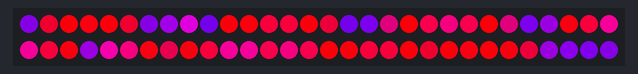
Simulated run of this sketch. Board: Arduino Uno, built with avr-gcc and run on an emulated ATmega328P. Parts: 60 RGB LEDs in strip order, left to right, continuing on the next row.

Above: at 0.15 s.
At 7.99 s:
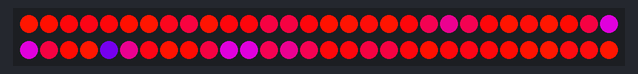
At 11.61 s:
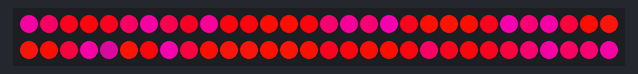
At 18.54 s:
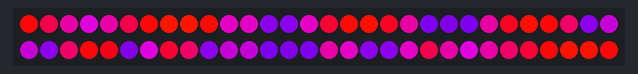
At 27.28 s:
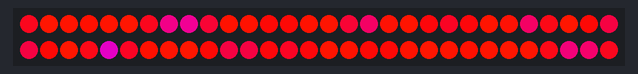
At 38.44 s:
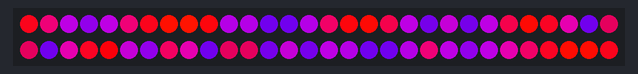

The sketch:

bloqs_panels_dumb.ino
```cpp
#include <Adafruit_NeoPixel.h>
//#define LED_LAYOUT_SMALL_CIRCLE 1
//#define LED_LAYOUT_LARGE_CIRCLE 1
//#define LED_LAYOUT_TINY_HEART 1
#define LED_LAYOUT_SMALL_HEART 1
//#define LED_LAYOUT_MEDIUM_HEART 1
//#define LED_LAYOUT_LARGE_HEART 1


#define LOVE 1
//#define HATE 1
//#define EYES 1

#if EYES
#include "palette_eyes.h"
#elif LOVE
#include "palette_lovefish.h"
#elif HATE
#include "palette_hatefish.h"
#endif

#include "led_coords.h"

#include <math.h>
#include <stdint.h>

#define PIN 3

#define BRIGHTNESS 255

float palettes_visible_at_a_time = 0.25;
float palettes_per_r = float(palette_len) / float(max_r) * palettes_visible_at_a_time;

uint64_t ms_per_palette = float(7500) / (float(721) / float(max_r));
//uint64_t ms_per_palette = 7500;
float palettes_per_ms = float(palette_len-1) / float(ms_per_palette);

//uint8_t px_buff[num_leds][3] = {{0,0,0}};
float lpf = 0.95;

float phi_offset_factor = (palettes_visible_at_a_time * float(palette_len)) / float(10);

Adafruit_NeoPixel strip = Adafruit_NeoPixel(num_leds, PIN, NEO_GRB + NEO_KHZ800);

uint8_t gamma[] = {
    0,  0,  0,  0,  0,  0,  0,  0,  0,  0,  0,  0,  0,  0,  0,  0,
    0,  0,  0,  0,  0,  0,  0,  0,  0,  0,  0,  0,  1,  1,  1,  1,
    1,  1,  1,  1,  1,  1,  1,  1,  1,  2,  2,  2,  2,  2,  2,  2,
    2,  3,  3,  3,  3,  3,  3,  3,  4,  4,  4,  4,  4,  5,  5,  5,
    5,  6,  6,  6,  6,  7,  7,  7,  7,  8,  8,  8,  9,  9,  9, 10,
   10, 10, 11, 11, 11, 12, 12, 13, 13, 13, 14, 14, 15, 15, 16, 16,
   17, 17, 18, 18, 19, 19, 20, 20, 21, 21, 22, 22, 23, 24, 24, 25,
   25, 26, 27, 27, 28, 29, 29, 30, 31, 32, 32, 33, 34, 35, 35, 36,
   37, 38, 39, 39, 40, 41, 42, 43, 44, 45, 46, 47, 48, 49, 50, 50,
   51, 52, 54, 55, 56, 57, 58, 59, 60, 61, 62, 63, 64, 66, 67, 68,
   69, 70, 72, 73, 74, 75, 77, 78, 79, 81, 82, 83, 85, 86, 87, 89,
   90, 92, 93, 95, 96, 98, 99,101,102,104,105,107,109,110,112,114,
  115,117,119,120,122,124,126,127,129,131,133,135,137,138,140,142,
  144,146,148,150,152,154,156,158,160,162,164,167,169,171,173,175,
  177,180,182,184,186,189,191,193,196,198,200,203,205,208,210,213,
  215,218,220,223,225,228,231,233,236,239,241,244,247,249,252,255 };

uint8_t Red(uint32_t color)
{
    return (color >> 16) & 0xFF;
}

// Returns the Green component of a 32-bit color
uint8_t Green(uint32_t color)
{
    return (color >> 8) & 0xFF;
}

// Returns the Blue component of a 32-bit color
uint8_t Blue(uint32_t color)
{
    return color & 0xFF;
}

void setup() {
  strip.setBrightness(BRIGHTNESS);
  strip.begin();
  strip.clear();
  strip.show(); // Initialize all pixels to 'off'
}


void loop() {
    float time_offset = float(millis() % ms_per_palette) * palettes_per_ms;
    float phi_interval = 6.28/4;

    for (int i = 0; i < num_leds; i++) {

        #if LOVE
        int palette_idx = int(float(led_r_vals[i]) * palettes_per_r - time_offset);
        #else
        int palette_idx = int(float(led_r_vals[i]) * palettes_per_r + time_offset);
        #endif
        while (palette_idx < 0) {
            palette_idx = palette_idx + palette_len;
        }
        palette_idx = palette_idx % palette_len;
        uint8_t result[3];
        uint32_t px_col = strip.getPixelColor(i);

        /*
        result[0] = float(Red(px_col)) * lpf + float(palette[palette_idx][0]) * (1.0-lpf);
        result[1] = float(Green(px_col)) * lpf + float(palette[palette_idx][1]) * (1.0-lpf);
        result[2] = float(Blue(px_col)) * lpf + float(palette[palette_idx][2]) * (1.0-lpf);
        */

        result[0] = palette[palette_idx][0];
        result[1] = palette[palette_idx][1];
        result[2] = palette[palette_idx][2];
        /*
        for (int ch = 0; ch < 3; ch++) {
            result[ch] = px_buff[i][ch] * lpf + palette[palette_idx][ch] * (1.0-lpf);
        }*/
        strip.setPixelColor(i, strip.Color(gamma[result[0]], gamma[result[1]], gamma[result[2]]));
    }
    strip.show();

}
```

Source omitted: led_coords.h (data table, 3811 bytes), palette_eyes.h (data table, 4122 bytes), ette_lovefish.h (data table, 4036 bytes)
